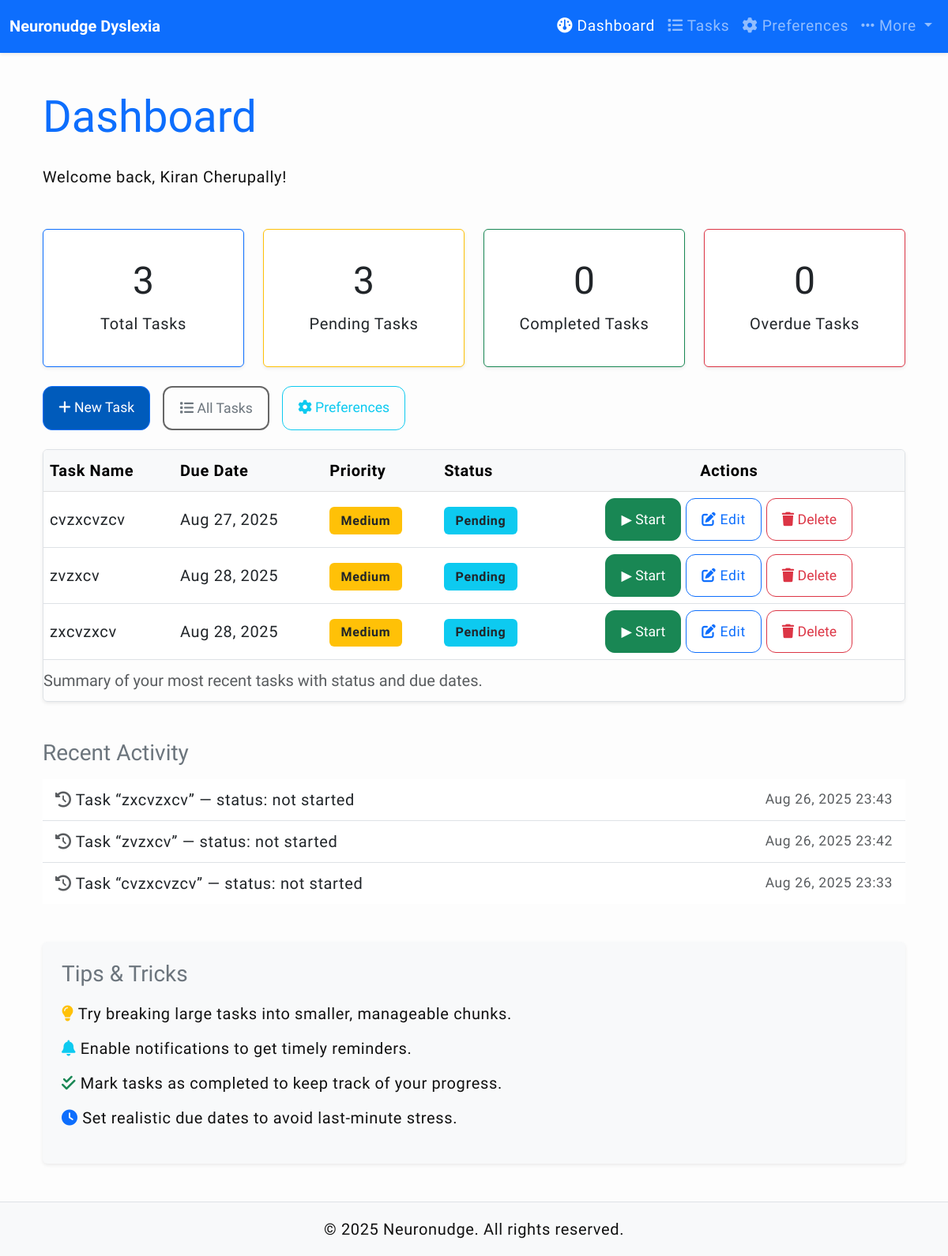
The page /dashboard (signed in) on the database its author committed.
### Neuronudge/models.py (models this page shows, shortened)
class User(UserMixin, db.Model):
    id = db.Column(db.Integer, primary_key=True)
    name = db.Column(db.String(150), nullable=True)                # full name
    username = db.Column(db.String(150), unique=True, nullable=False)
    email = db.Column(db.String(150), unique=True, nullable=False)
    password_hash = db.Column(db.String(256), nullable=False)
    profile_type = db.Column(db.String(50), nullable=False, default='General')
    created_at = db.Column(db.DateTime, default=datetime.utcnow)
    tasks = db.relationship('Task', backref='user', lazy=True)
    logs = db.relationship('ActivityLog', backref='user', lazy=True)
    preferences = db.relationship('OnboardingPreferences', back_populates='user', uselist=False)
    avatar_url = db.Column(db.String(300), default=None)
    registered_on = db.Column(db.DateTime, default=datetime.utcnow)
    dashboard_features = db.Column(JSON, nullable=False, default=[])
    feature_task_timer = db.Column(db.Boolean, default=False)
    feature_task_stats = db.Column(db.Boolean, default=True)
    feature_focus_mode = db.Column(db.Boolean, default=False)
    feature_deadline_tracker = db.Column(db.Boolean, default=False)
    feature_priority_sort = db.Column(db.Boolean, default=False)
    feature_task_export = db.Column(db.Boolean, default=False)
    feature_progress_graphs = db.Column(db.Boolean, default=False)

class Task(db.Model):
    id = db.Column(db.Integer, primary_key=True)
    title = db.Column(db.String(255), nullable=False)
    description = db.Column(db.Text, nullable=False)
    due_date = db.Column(db.DateTime)
    completed = db.Column(db.Boolean, default=False)
    priority = db.Column(db.Integer, default=2)         # 1 = high, 2 = med, 3 = low
    status = db.Column(db.String(20), default='not started')
    reminder_set = db.Column(db.Boolean, default=False)
    created_at = db.Column(db.DateTime, default=datetime.utcnow)
    updated_at = db.Column(db.DateTime, default=datetime.utcnow, onupdate=datetime.utcnow)
    user_id = db.Column(db.Integer, db.ForeignKey('user.id'), nullable=False)

### Neuronudge/views.py (the view)
@main.route('/dashboard')
@login_required
def dashboard():
    page = request.args.get('page', 1, type=int)
    per_page = 10
    filter_status = request.args.get('status', 'all')
    filter_priority = request.args.get('priority', 'all')
    search_term = request.args.get('search', '').strip()
    base_query = Task.query.filter_by(user_id=current_user.id)
    if filter_status == 'completed':
        base_query = base_query.filter_by(completed=True)
    elif filter_status == 'pending':
        base_query = base_query.filter_by(completed=False)
    if filter_priority in ['1', '2', '3']:
        base_query = base_query.filter_by(priority=int(filter_priority))
    if search_term:
        base_query = base_query.filter(Task.title.ilike(f'%{search_term}%'))
    tasks = base_query.all()
    paginated_tasks = base_query.order_by(
        Task.priority.asc(),
        Task.due_date.asc().nulls_last()
    ).paginate(page=page, per_page=per_page)
    total_tasks = Task.query.filter_by(user_id=current_user.id).count()
    pending_tasks = Task.query.filter_by(user_id=current_user.id, completed=False).count()
    completed_tasks = Task.query.filter_by(user_id=current_user.id, completed=True).count()
    overdue_tasks = Task.query.filter(
        Task.user_id == current_user.id,
        Task.completed == False,
        Task.due_date != None,
        Task.due_date < datetime.utcnow()
    ).count()
    task_counts = {
        'total': total_tasks,
        'pending': pending_tasks,
        'completed': completed_tasks,
        'overdue': overdue_tasks
    }
    task_form = TaskForm()
    recent_tasks = Task.query.filter_by(user_id=current_user.id).order_by(
        Task.priority.asc(),
        Task.due_date.asc().nulls_last()
    ).limit(10).all()
    onboarding = OnboardingPreferences.query.filter_by(user_id=current_user.id).first()
    profile_type = getattr(current_user, "profile_type", "general").lower()
    if profile_type == "dyslexia":
        dashboard_template = "dashboard_dyslexia.html"
    elif profile_type == "adhd":
        dashboard_template = "dashboard_adhd.html"
    elif profile_type == "custom":
        dashboard_template = "dashboard_customized.html"
    else:
        dashboard_template = "dashboard.html"
    ActivityLog = Task.query.filter_by(user_id=current_user.id).order_by(
        Task.updated_at.desc()
    ).limit(10).all()
    try:
        recent_activity = ActivityLog.query.filter_by(user_id=current_user.id) \
            .order_by(ActivityLog.timestamp.desc()) \
            .limit(10).all()
    except Exception:
        recent_activity = []
    if not recent_activity:
        class _SimpleActivity:
            __slots__ = ("description", "timestamp")
            def __init__(self, description, timestamp):
                self.description = description
                self.timestamp = timestamp
        task_feed = Task.query.filter_by(user_id=current_user.id) \
            .order_by(Task.updated_at.desc().nulls_last(), Task.created_at.desc().nulls_last()) \
            .limit(10).all()
        recent_activity = [
            _SimpleActivity(
                f"Task “{t.title}” — status: {t.status or ('completed' if t.completed else 'pending')}",
                (t.updated_at or t.created_at or datetime.utcnow())
            )
            for t in task_feed
        ]
    return render_template(
        dashboard_template,
        tasks=tasks,
        recent_tasks=recent_tasks,
        recent_activity=recent_activity,  # <-- pass it to ALL dashboards
        onboarding=onboarding,
        filter_status=filter_status,
        filter_priority=filter_priority,
        search_term=search_term,
        task_counts=task_counts,
        task_form=task_form,
        pytz=pytz,
        paginated_tasks=paginated_tasks,
        features=current_user.dashboard_features or []
    )

### Neuronudge/__init__.py (called while the page is built)
def create_app():
    app = Flask(__name__)
    app.config['SQLALCHEMY_DATABASE_URI'] = 'sqlite:///db.sqlite'
    app.config['SQLALCHEMY_TRACK_MODIFICATIONS'] = False
    app.config['SECRET_KEY'] = 'dev' #Replace later
    app.config['ALLOWED_EXTENSIONS'] = {"png","jpg","jpeg","gif"}
    db.init_app(app)
    migrate.init_app(app, db)
    login_manager.init_app(app)
    from Neuronudge import models  # ensures models are registered
    @login_manager.user_loader
    def load_user(user_id):
        from Neuronudge.models import User  # local import to avoid circular import
        return User.query.get(int(user_id))
    from Neuronudge.views import main
    from Neuronudge.auth import auth
    app.register_blueprint(main)
    app.register_blueprint(auth, url_prefix='/auth')
    with app.app_context():
        db.create_all()
    return app

### Neuronudge/templates/dashboard_dyslexia.html (shortened to what this page needs)
{% extends "layout_dyslexia.html" %}
{% block content %}
<section aria-labelledby="dashboardHeading" class="my-5 dyslexia-mode">
  <div class="container">
    <h1 id="dashboardHeading" class="mb-4 display-4 text-primary">Dashboard</h1>
    <p class="lead">Welcome back, {{ current_user.name or current_user.email }}!</p>
    <div class="row g-4 my-4">
      <div class="col-md-3 col-sm-6" role="region" aria-label="Tasks summary">
        <div class="card shadow-sm border-primary h-100">
          <div class="card-body text-center">
            <h2 class="card-title display-5">{{ task_counts.total }}</h2>
            <p class="card-text fs-5">Total Tasks</p>
          </div>
        </div>
      </div>
      <div class="col-md-3 col-sm-6" role="region" aria-label="Pending tasks summary">
        <div class="card shadow-sm border-warning h-100">
          <div class="card-body text-center">
            <h2 class="card-title display-5">{{ task_counts.pending }}</h2>
            <p class="card-text fs-5">Pending Tasks</p>
          </div>
        </div>
      </div>
      <div class="col-md-3 col-sm-6" role="region" aria-label="Completed tasks summary">
        <div class="card shadow-sm border-success h-100">
          <div class="card-body text-center">
            <h2 class="card-title display-5">{{ task_counts.completed }}</h2>
            <p class="card-text fs-5">Completed Tasks</p>
          </div>
        </div>
      </div>
      <div class="col-md-3 col-sm-6" role="region" aria-label="Overdue tasks summary">
        <div class="card shadow-sm border-danger h-100">
          <div class="card-body text-center">
            <h2 class="card-title display-5">{{ task_counts.overdue }}</h2>
            <p class="card-text fs-5">Overdue Tasks</p>
          </div>
        </div>
      </div>
    </div>
    <div class="d-flex flex-wrap gap-3 my-4" role="region" aria-label="Quick actions">
      <a href="{{ url_for('main.create_task') }}" class="btn btn-lg btn-primary" aria-label="Create new task">
        <i class="fa-solid fa-plus"></i> New Task
      </a>
      <a href="{{ url_for('main.task_list') }}" class="btn btn-lg btn-outline-secondary" aria-label="View all tasks">
        <i class="fa-solid fa-list"></i> All Tasks
      </a>
      <a href="{{ url_for('main.onboarding') }}" class="btn btn-lg btn-outline-info" aria-label="Update preferences">
        <i class="fa-solid fa-gear"></i> Preferences
      </a>
    </div>
    <div class="table-responsive shadow-sm rounded border mb-5">
      <table class="table table-hover align-middle mb-0" aria-describedby="taskOverviewDesc">
        <caption id="taskOverviewDesc">Summary of your most recent tasks with status and due dates.</caption>
        <thead class="table-light">
          <tr>
            <th scope="col">Task Name</th>
            <th scope="col">Due Date</th>
            <th scope="col">Priority</th>
            <th scope="col">Status</th>
            <th scope="col" class="text-center">Actions</th>
          </tr>
        </thead>
        <tbody>
          {% if recent_tasks %}
            {% for task in recent_tasks %}
            <tr id="task-row-{{ task.id }}">
              <td>{{ task.title }}</td>
              <td>{{ task.due_date.strftime('%b %d, %Y') if task.due_date else 'No due date' }}</td>
              <td>
                {% if task.priority == 1 %}
                  <span class="badge bg-danger">High</span>
                {% elif task.priority == 2 %}
                  <span class="badge bg-warning text-dark">Medium</span>
                {% elif task.priority == 3 %}
                  <span class="badge bg-secondary">Low</span>
                {% else %}
                  <span class="badge bg-secondary">Unknown</span>
                {% endif %}
              </td>
              <td>
                {% if task.completed %}
                  <span class="badge bg-success">Completed</span>
                {% else %}
                  <span class="badge bg-info text-dark">Pending</span>
                {% endif %}
              </td>
              <td class="text-center">
                {% if not task.completed %}
                <button
                  type="button"
                  class="btn btn-sm btn-success start-task-btn"
                  data-task-id="{{ task.id }}"
                  data-task-title="{{ task.title }}"
                  aria-label="Start task {{ task.title }}"
                >▶ Start</button>
                {% endif %}
                <a href="{{ url_for('main.edit_task', id=task.id) }}" class="btn btn-sm btn-outline-primary" aria-label="Edit task {{ task.title }}">
                  <i class="fa-solid fa-pen-to-square"></i> Edit
                </a>
                <button type="button" class="btn btn-sm btn-outline-danger btn-delete-task" data-task-id="{{ task.id }}" aria-label="Delete task {{ task.title }}">
                  <i class="fa-solid fa-trash"></i> Delete
                </button>
              </td>
            </tr>
            {% endfor %}
          {% else %}
          <tr>
            <td colspan="5" class="text-center text-muted">No recent tasks found. Start by creating a new task!</td>
          </tr>
          {% endif %}
        </tbody>
      </table>
    </div>
    <section aria-labelledby="activityFeedHeading" class="mb-5">
      <h2 id="activityFeedHeading" class="h3 mb-3 text-secondary">Recent Activity</h2>
      {% if recent_activity %}
      <ul class="list-group list-group-flush">
        {% for activity in recent_activity %}
        <li class="list-group-item d-flex justify-content-between align-items-center">
          <div>
            <i class="fa-solid fa-history text-muted"></i>
            {{ activity.description }}
          </div>
          <small class="text-muted">{{ activity.timestamp.strftime('%b %d, %Y %H:%M') }}</small>
        </li>
        {% endfor %}
      </ul>
      {% else %}
      <p class="text-muted">No recent activity to show.</p>
      {% endif %}
    </section>
    <section aria-labelledby="tipsHeading" class="bg-light p-4 rounded shadow-sm">
      <h2 id="tipsHeading" class="h3 mb-3 text-secondary">Tips & Tricks</h2>
      <ul class="list-unstyled">
        <li class="mb-2"><i class="fa-solid fa-lightbulb text-warning"></i> Try breaking large tasks into smaller, manageable chunks.</li>
        <li class="mb-2"><i class="fa-solid fa-bell text-info"></i> Enable notifications to get timely reminders.</li>
        <li class="mb-2"><i class="fa-solid fa-check-double text-success"></i> Mark tasks as completed to keep track of your progress.</li>
        <li class="mb-2"><i class="fa-solid fa-clock text-primary"></i> Set realistic due dates to avoid last-minute stress.</li>
      </ul>
    </section>
  </div>
</section>
{% endblock %}

### Neuronudge/static/style.css (style rules this page uses)
body { background-color: #eef; }

### Neuronudge/templates/layout_dyslexia.html (style rules this page uses)
body { font-family: 'Lexend', 'OpenDyslexic', Arial, sans-serif !important; font-size: 1.25rem; line-height: 1.8; background-color: #fdfdfd; color: #111; }
.card { font-size: 1.2rem; padding: 1.25rem; }
.badge { font-size: 1rem; padding: 0.6rem 0.9rem; }
p, li, td, th { letter-spacing: 0.04rem; }
.btn { font-size: 1.1rem; padding: 0.8rem 1.2rem; border-radius: 0.75rem; }
.btn-primary { background-color: #005bbb; }
.btn-outline-secondary { border: 2px solid #666; }

### rows shown on the page
User: name "Kiran Cherupally"
Task: title "cvzxcvzcv", due_date "Aug 27, 2025", priority "Medium", completed "Pending", timestamp "Aug 26, 2025 23:33"
Task: title "zvzxcv", due_date "Aug 28, 2025", priority "Medium", completed "Pending", timestamp "Aug 26, 2025 23:42"
Task: title "zxcvzxcv", due_date "Aug 28, 2025", priority "Medium", completed "Pending", timestamp "Aug 26, 2025 23:43"

### other values the page prints
{{ task_counts.total }} "3"
{{ task_counts.pending }} "3"
{{ task_counts.completed }} "0"
{{ task_counts.overdue }} "0"
{{ activity.description }} "Task “zxcvzxcv” — status: not started" "Task “zvzxcv” — status: not started" "Task “cvzxcvzcv” — status: not started"
{{ current_year or 2025 }} "2025"
